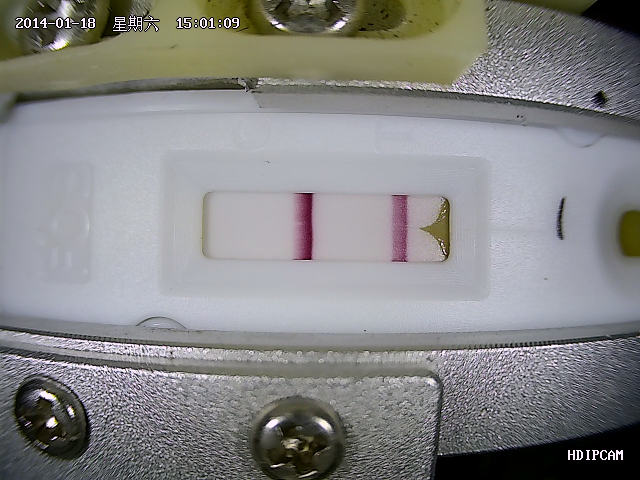
#> input picture FOB/sample.bmp, 1280 x 960 px (shown at 1/2 size)
$ python -i write_result_csv.py   (imports and definitions only)   (older library calls are emulated)
#> lines starting #> are read from the running program, lines starting #| are printed output that depends on the picture
# encoding:utf-8
import cv2
import numpy as np
import match
from sklearn.externals import joblib
from skimage.feature import greycomatrix, greycoprops

def GetGLCMFeature(img):
    scale = [2, 3, 4]
    theta = [0, np.pi / 4, np.pi / 2, np.pi / 4 * 3]
    featureType = ['dissimilarity', 'homogeneity', 'correlation', 'contrast']
    downratio = int(4)
    singletypesize = int(len(scale) * len(theta))
    lensize = int(singletypesize * len(featureType))
    result_array = np.zeros((1, lensize), dtype=np.float64)
    img = img / downratio
    img = img.astype(np.uint8)
    glcm_img = greycomatrix(img, scale, theta, int(256 / downratio), True, True)
    col = 0
    for featureName in featureType:
        feature = greycoprops(glcm_img, featureName)
        feature.shape = [1, feature.shape[0] * feature.shape[1]]
        result_array[0, col:col + singletypesize] = feature[:]
        col = col + singletypesize
    return result_array


def classify_fob(data,dataTransform,SVM):
    dataNew = np.array(data).reshape(1, -1)
    DataSt = dataTransform.transform(dataNew)
    label = SVM.predict(DataSt)
    return label
def predict(img):
    scale = [2, 3, 4]
    theta = [0, np.pi / 4, np.pi / 2, np.pi / 4 * 3]
    featureType = ['dissimilarity', 'homogeneity', 'correlation', 'contrast']
    singletypesize = int(len(scale) * len(theta))
    lensize = int(singletypesize * len(featureType))
    resizeHeight = 115
    resizeWidth = 200
    dataTransform = joblib.load("glcm_transform.m")
    SVM = joblib.load("glcm_train.m")
    glcm_array = np.zeros(lensize * 3, dtype=np.float64)
    img=match.get_ori(img)
    img=cv2.medianBlur(img,7)
    img = cv2.resize(img, (resizeHeight, resizeWidth), 0, 0, interpolation=cv2.INTER_LINEAR)
    b, g, r = cv2.split(img)
    feature_b = GetGLCMFeature(b)
    feature_g = GetGLCMFeature(g)
    feature_r = GetGLCMFeature(r)
    glcm_array[0:lensize] = feature_b[:]
    glcm_array[lensize:lensize * 2] = feature_g[:]
    glcm_array[lensize * 2:] = feature_r[:]
    predict_label = classify_fob(glcm_array, dataTransform, SVM)
    return predict_label

>>> import cv2
>>> picture = cv2.imread('sample.bmp', cv2.IMREAD_GRAYSCALE)
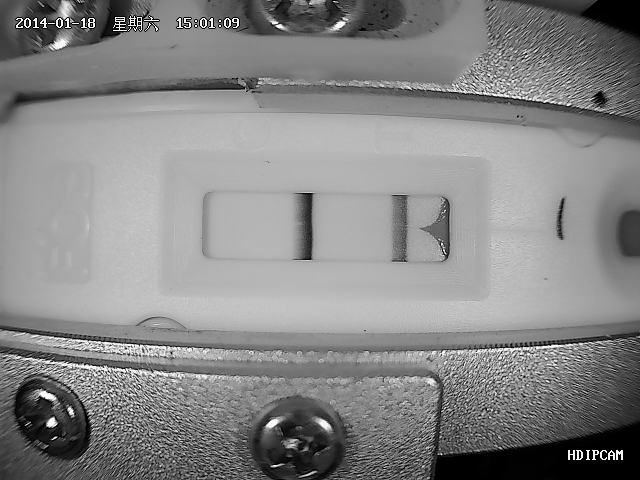
#> picture: shape (960, 1280) (shown at 1/2 size); min 0, max 247, mean 133.7
#> (the run stopped early here; a loop or call above may not have finished)
